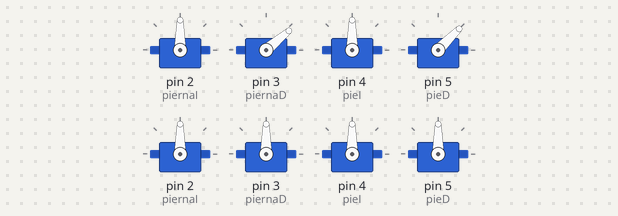
A sketch run on a simulated Arduino Uno, built with avr-gcc and run on an emulated ATmega328P. Parts: 8 × servo.

Above: at 0.05 s.
At 0.6 s:
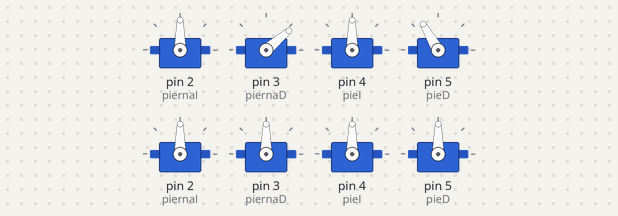
At 1.15 s:
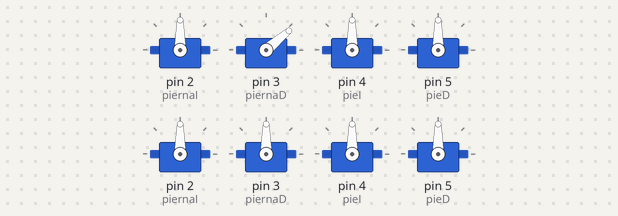
At 2.25 s:
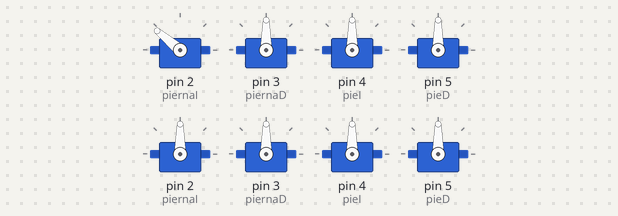
At 3.2 s:
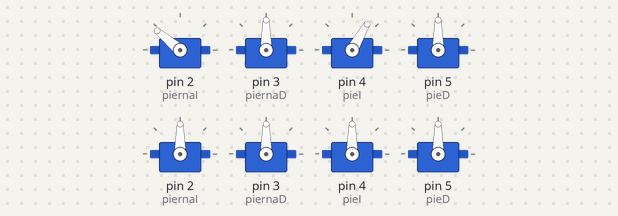
At 4.4 s:
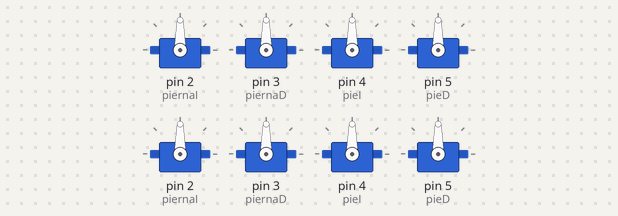
Timing chart, 0 to 5.7 s (numbered marks = the images above):
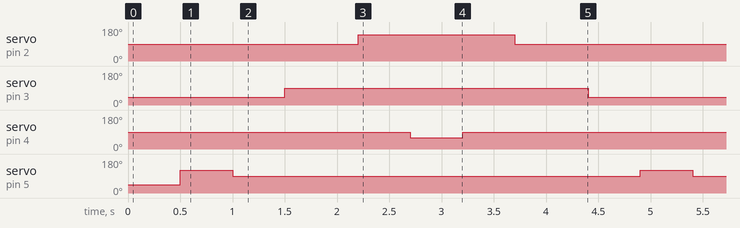

Measured:
- by itself, servo on pin 2 (piernaI): alternates 140° for 1.5 s and 90° for 2.9 s
- by itself, servo on pin 3 (piernaD): alternates 90° for 2.9 s and 40° for 1.5 s
- by itself, servo on pin 4 (pieI): alternates 90° for 3.9 s and 60° for 0.50 s
- by itself, servo on pin 5 (pieD): alternates 120° for 0.50 s and 90° for 3.9 s

The sketch:

plantilla_otto.ino
```cpp
//----------------------------------------------------------------
//-- plantilla otto, maxi chaves
//-----------------------------------------------------------------
#include <Servo.h>
#include <Otto.h>

Otto robot; //objeto Otto
Servo piernaI;  // Servo para pierna Izquierda
Servo piernaD;  // Servo para pierna Derecha
Servo pieI;  // Servo para pie Izquierdo
Servo pieD;  // Servo para pie Derecho
int buzzer=13;

void setup() {
  piernaI.attach(2);  // attaches the servo on pin 2 to the servo object 1
  piernaD.attach(3);  // attaches the servo on pin 3 to the servo object 2
  pieI.attach(4);  // attaches the servo on pin 4 to the servo object 3
  pieD.attach(5);  // attaches the servo on pin 5 to the servo object 4
  robot.init(2,3,4,5,true,13); //inicializo el otto
  pieD.write(45);
}

void loop() {
  piernaD.write(40);
  delay (500);
  pieD.write(120);
  delay (500);
  pieD.write(90);
  delay (500);
  piernaD.write(90);
  delay (700);
  piernaI.write(140);
  delay (500);
  pieI.write(60);
  delay (500);
  pieI.write(90);
  delay (500);
  piernaI.write(90);
  delay (700);

}
```
